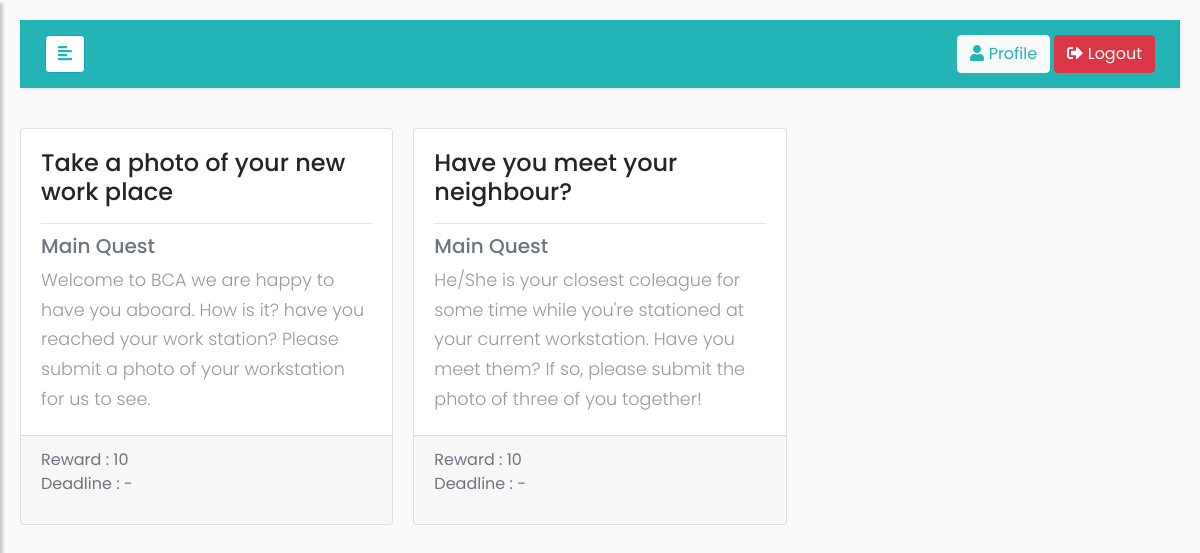
The page /quest_list.php (signed in) on the database its author committed.
### tables this page shows
create table quest(
	id int auto_increment primary key,
	title varchar (100),
	subtitle varchar (500),
	is_main boolean,
	type varchar(20),
	stage int,
	issued_by int,
	deadline int,
	reward int,
	issued_to int,
	completed boolean default 0,
	FOREIGN key (issued_to) REFERENCES user(id),
	FOREIGN key (issued_by) REFERENCES user(id)
	 
	 
	 
	 
);

### quest_list.php (the view, shortened to what this page needs)
<div class="card-columns">
     <?php
        require('dbcon.php');
        $sql = "SELECT * FROM quest where (is_main = 1 and stage = ".$_SESSION['stage']." ) or issued_to =  '" . $_SESSION['id'] . "'";
        $result = $conn->query($sql);
        if ($result->num_rows>0) {
          while($row = $result->fetch_assoc()) {
            $deadline = $row['deadline']==''?"-":$row['deadline'];
            $quest_stat = $row['is_main']==1?"Main Quest":"Sub Quest";
            echo "<a href='quest_show.php?id=". $row['id']."'>";
            echo '<div class="card">';
            echo '<div class="card-body">';
            echo '<h4 class="card-title">'.$row['title'].'</h4>';
            echo "<hr>";
            echo '<h5 class="card-subtitle mb-2 text-muted">'.$quest_stat.'</h5>';
            echo '<p class="card-text">'.$row['subtitle'].'</p></div>';
            echo '<div class="card-footer text-muted">';
            echo "Reward : ".$row['reward'];
            echo "<br>Deadline : ".$deadline. "</p>";
            echo "</a>";
            echo "</div></div>";
          }
        }
      ?>

### Style/style3.css (style rules this page uses)
body { font-family: 'Poppins', sans-serif; background: #fafafa; }
p { font-family: 'Poppins', sans-serif; font-size: 1.1em; font-weight: 300; line-height: 1.7em; color: #999; }
a, a:hover, a:focus { color: inherit; text-decoration: none; transition: all 0.3s; }
.navbar { padding: 15px 10px; background: #23b5b5; border: none; border-radius: 0; margin-bottom: 40px; box-shadow: 1px 1px 3px rgba(0, 0, 0, 0.1); }
#content { width: 100%; padding: 20px; min-height: 100vh; transition: all 0.3s; position: absolute; top: 0; right: 0; }
.mainbg { margin: 15px; padding: 0px; background-color: rgba(255,255,255,0.5); }

### rows shown on the page
quest: title "Take a photo of your new work place", is_main "Main Quest", subtitle "Welcome to BCA we are happy to have you aboard. How is it? have you reached your work station? Please submit a photo of your workstation for us to see.", reward "10", deadline "-"
quest: title "Have you meet your neighbour?", is_main "Main Quest", subtitle "He/She is your closest coleague for some time while you're stationed at your current workstation. Have you meet them? If so, please submit the photo of three of you together!", reward "10", deadline "-"
